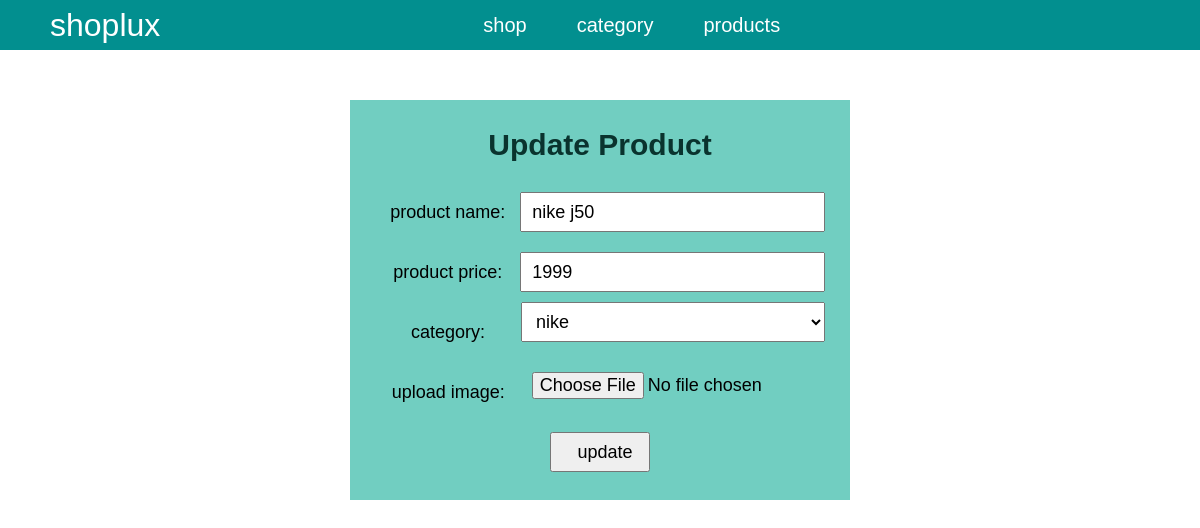
Page /admin/productPage/product.php?pd_id=20 (signed in) on the committed database.
### tables this page shows
CREATE TABLE `product` (
  `pd_id` int(11) NOT NULL,
  `product_name` varchar(50) NOT NULL,
  `product_price` int(50) NOT NULL,
  `user_pd` int(11) NOT NULL,
  `product_category` int(50) NOT NULL,
  `product_img` varchar(50) NOT NULL
);

CREATE TABLE `category` (
  `cate_sr` int(11) NOT NULL,
  `category_name` varchar(20) NOT NULL,
  `no_of_item` int(255) NOT NULL,
  `user_cate` int(11) NOT NULL
);

### admin/productPage/product.php (the view, shortened to what this page needs)
<?php include("../header.php")?>
    <div class="product_cont">
        <div class="add_product">
        <?php
        $user_id = $_SESSION['userid'];
        if(isset($_GET['pd_id']))
        {
            $pd_id = $_GET['pd_id'];
        ?>
        <form action="update_product.php" method="POST" enctype="multipart/form-data">
                <h2>update product</h2>
                <?php
                    include("../config.php");
                    $sql_update = "select * from product join category on product.product_category = category.cate_sr where pd_id = $pd_id";
                    $result_update = mysqli_query($conn,$sql_update);
                    if(mysqli_num_rows($result_update)>0)
                    {
                        while($rows_up = mysqli_fetch_assoc($result_update))
                        {
                            ?>
                <div class="input_field">
                    <label>product name:</label>
                    <input type="text" name="product_name" value="<?php echo $rows_up['product_name'];?>">
                </div>
                <div class="input_field">
                    <label>product price:</label>
                    <input type="text" name="product_price" value="<?php echo $rows_up['product_price'];?>">
                </div>
                <div class="input_field">
                    <label>category:</label>
                    <select name="product_category">
                    <option selected value="<?php echo $rows_up['cate_sr'];?>"><?php echo $rows_up['category_name'];?></option>
                        <?php
                    include("../config.php");
                    $sql_update = "select * from category join users on category.user_cate=users.user_sr where category.user_cate = {$user_id} ";
                    $result_update = mysqli_query($conn,$sql_update);
                            ?>
                    </select>
                </div>
                <div class="input_field">
                    <label>upload image:</label>
                    <input type="file" name="pd_img">
                </div>
                <div class="input_field" id="submit">
                    <input type="submit" name="update_product" value="update">
                </div>
            </form>
            <?php
           }
            }
            }
            ?>
        </div>
    </div>
</body>
</html>

### admin/shopPage/shop2.css (style rules this page uses)
.input_field { width: 80%; height: 50px; margin-bottom: 30px; display: flex; justify-content: center; align-items: center; }
.input_field label { font-size: 20px; width: 20%; text-align: center; }
.input_field input { width: 80%; height: 100%; font-size: 20px; padding-left: 10px; outline: none; }

### admin/productPage/product2.css (style rules this page uses)
.product_cont { padding: 50px 0; width: 100%; display: flex; justify-content: center; align-items: center; flex-direction: column; }
.product_cont .add_product form { width: 500px; height: 400px; background-color: rgb(113, 206, 193); display: flex; justify-content: center; align-items: center; flex-direction: column; padding: 0; }
.product_cont .add_product form h2 { margin-bottom: 30px; margin-top: 20px; font-size: 30px; text-transform: capitalize; color: rgb(10, 51, 46); }
.product_cont .add_product form .input_field ,.product_cont .add_product form .input_field select { width: 90%; height: 40px; margin-bottom: 20px; display: flex; justify-content: center; align-items: center; }
.product_cont .add_product form .input_field label { font-size: 18px; flex: 1; }
.product_cont .add_product form .input_field input, .product_cont .add_product form .input_field select { font-size: 18px; height: 100%; flex: 2; outline: none; padding-left: 10px; }
#submit { width: 100px; text-align: center; cursor: pointer; }

### admin/header.php (style rules this page uses)
* { margin: 0; padding: 0; box-sizing: border-box; font-family: Arial, Helvetica, sans-serif; }

### rows in the picture
product: product_name "nike j50", product_price "1999", product_category "nike"
